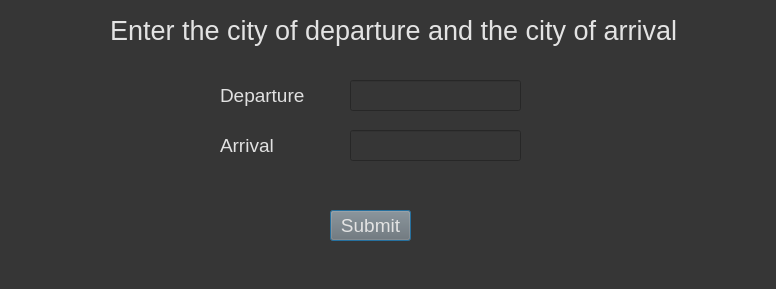
<?xml version="1.0" encoding="UTF-8"?>
<ui version="4.0">
 <class>Dialog</class>
 <widget class="QDialog" name="Dialog">
  <property name="geometry">
   <rect>
    <x>0</x>
    <y>0</y>
    <width>776</width>
    <height>289</height>
   </rect>
  </property>
  <property name="windowTitle">
   <string>Dialog</string>
  </property>
  <property name="styleSheet">
   <string notr="true">background-color: rgb(54, 54, 54);</string>
  </property>
  <widget class="QLabel" name="label">
   <property name="geometry">
    <rect>
     <x>220</x>
     <y>80</y>
     <width>101</width>
     <height>31</height>
    </rect>
   </property>
   <property name="styleSheet">
    <string notr="true">color: rgb(225, 225, 225); font-size: 14pt</string>
   </property>
   <property name="text">
    <string>Departure</string>
   </property>
  </widget>
  <widget class="QLineEdit" name="departure">
   <property name="geometry">
    <rect>
     <x>350</x>
     <y>80</y>
     <width>171</width>
     <height>31</height>
    </rect>
   </property>
   <property name="styleSheet">
    <string notr="true">font-size: 12pt; 
color: rgb(255, 255, 255);</string>
   </property>
  </widget>
  <widget class="QLabel" name="label_2">
   <property name="geometry">
    <rect>
     <x>110</x>
     <y>10</y>
     <width>571</width>
     <height>41</height>
    </rect>
   </property>
   <property name="styleSheet">
    <string notr="true">font-size: 20pt; 
color: rgb(227, 227, 227);</string>
   </property>
   <property name="text">
    <string>Enter the city of departure and the city of arrival</string>
   </property>
  </widget>
  <widget class="QPushButton" name="submin_cities_btn">
   <property name="geometry">
    <rect>
     <x>330</x>
     <y>210</y>
     <width>81</width>
     <height>31</height>
    </rect>
   </property>
   <property name="styleSheet">
    <string notr="true">color: rgb(227, 227, 227); font-size: 14pt;
background-color: rgb(113, 113, 113);</string>
   </property>
   <property name="text">
    <string>Submit</string>
   </property>
  </widget>
  <widget class="QLabel" name="label_3">
   <property name="geometry">
    <rect>
     <x>220</x>
     <y>130</y>
     <width>101</width>
     <height>31</height>
    </rect>
   </property>
   <property name="styleSheet">
    <string notr="true">color: rgb(225, 225, 225); font-size: 14pt</string>
   </property>
   <property name="text">
    <string>Arrival</string>
   </property>
  </widget>
  <widget class="QLineEdit" name="arrival">
   <property name="geometry">
    <rect>
     <x>350</x>
     <y>130</y>
     <width>171</width>
     <height>31</height>
    </rect>
   </property>
   <property name="styleSheet">
    <string notr="true">font-size: 12pt; 
color: rgb(255, 255, 255);</string>
   </property>
  </widget>
 </widget>
 <resources/>
 <connections/>
</ui>
